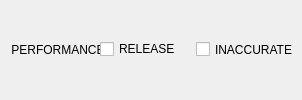
       <widget class="QWidget" name="group_d" native="true">
        <layout class="QGridLayout" name="group_d_layout">
         <property name="leftMargin">
          <number>3</number>
         </property>
         <property name="topMargin">
          <number>6</number>
         </property>
         <property name="rightMargin">
          <number>3</number>
         </property>
         <property name="bottomMargin">
          <number>6</number>
         </property>
         <property name="horizontalSpacing">
          <number>1</number>
         </property>
         <property name="verticalSpacing">
          <number>5</number>
         </property>
         <item row="0" column="0">
          <widget class="QLabel" name="menu_performance">
           <property name="sizePolicy">
            <sizepolicy hsizetype="Ignored" vsizetype="Fixed">
             <horstretch>0</horstretch>
             <verstretch>0</verstretch>
            </sizepolicy>
           </property>
           <property name="minimumSize">
            <size>
             <width>110</width>
             <height>25</height>
            </size>
           </property>
           <property name="maximumSize">
            <size>
             <width>110</width>
             <height>25</height>
            </size>
           </property>
           <property name="text">
            <string>PERFORMANCE</string>
           </property>
           <property name="alignment">
            <set>Qt::AlignCenter</set>
           </property>
          </widget>
         </item>
         <item row="0" column="1">
          <widget class="QCheckBox" name="release">
           <property name="sizePolicy">
            <sizepolicy hsizetype="Preferred" vsizetype="Fixed">
             <horstretch>0</horstretch>
             <verstretch>0</verstretch>
            </sizepolicy>
           </property>
           <property name="text">
            <string>RELEASE</string>
           </property>
          </widget>
         </item>
         <item row="0" column="2">
          <widget class="QCheckBox" name="inaccurate">
           <property name="sizePolicy">
            <sizepolicy hsizetype="Preferred" vsizetype="Fixed">
             <horstretch>0</horstretch>
             <verstretch>0</verstretch>
            </sizepolicy>
           </property>
           <property name="minimumSize">
            <size>
             <width>0</width>
             <height>25</height>
            </size>
           </property>
           <property name="maximumSize">
            <size>
             <width>16777215</width>
             <height>25</height>
            </size>
           </property>
           <property name="text">
            <string>INACCURATE</string>
           </property>
          </widget>
         </item>
        </layout>
       </widget>
